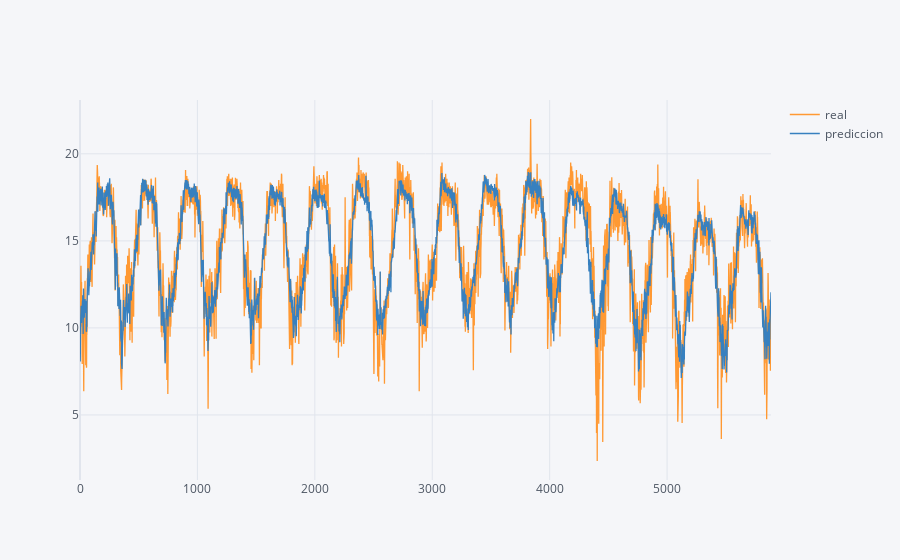

Write notebook code for a chart like this one.
### Code cell
bob = kr_reg_uno(7, "mín")
pd.concat([bob.real, bob.prediccion], axis = 1).iplot()
bob.error.mean()

### Figure 1 — Plotly figure (JSON) as saved in the notebook; plotly's stock layout.template omitted (floating-point values rounded to 4 significant figures; data arrays with more than 128 entries replaced by an {"elided": "..."} marker saying what was removed)
{"data": [{"line": {"color": "rgba(255, 153, 51, 1.0)", "dash": "solid", "shape": "linear", "width": 1.3}, "mode": "lines", "name": "real", "text": "", "type": "scatter", "x": {"elided": "5886 int values"}, "y": {"elided": "5886 float values"}}, {"line": {"color": "rgba(55, 128, 191, 1.0)", "dash": "solid", "shape": "linear", "width": 1.3}, "mode": "lines", "name": "prediccion", "text": "", "type": "scatter", "x": {"elided": "5886 int values"}, "y": {"elided": "5886 float values"}}], "layout": {"legend": {"bgcolor": "#F5F6F9", "font": {"color": "#4D5663"}}, "paper_bgcolor": "#F5F6F9", "plot_bgcolor": "#F5F6F9", "title": {"font": {"color": "#4D5663"}}, "xaxis": {"gridcolor": "#E1E5ED", "showgrid": true, "tickfont": {"color": "#4D5663"}, "title": {"font": {"color": "#4D5663"}, "text": ""}, "zerolinecolor": "#E1E5ED"}, "yaxis": {"gridcolor": "#E1E5ED", "showgrid": true, "tickfont": {"color": "#4D5663"}, "title": {"font": {"color": "#4D5663"}, "text": ""}, "zerolinecolor": "#E1E5ED"}}}
